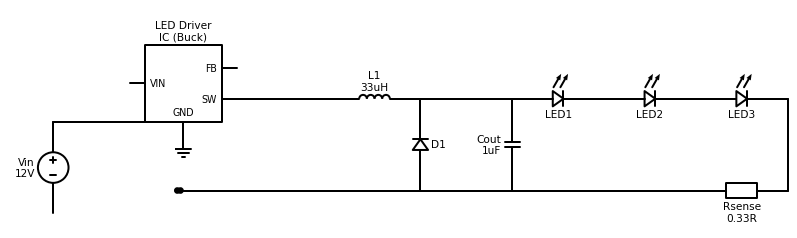

The script that drew this image:
# Demo schematic: simple buck-type constant-current LED driver
# Sample output to demonstrate schematic generation capability.
import schemdraw
import schemdraw.elements as elm

with schemdraw.Drawing(file='led_driver_demo.png', show=False) as d:
	d.config(unit=3, fontsize=12)

	# Input supply
	Vin = d.add(elm.SourceV().up().label('Vin\n12V'))
	d.add(elm.Line().right())

	# Controller IC (generic buck LED driver controller, e.g. similar to MP3302/AL8860 family)
	ic = d.add(elm.Ic(pins=[
			elm.IcPin(name='VIN', side='left'),
			elm.IcPin(name='SW', side='right'),
			elm.IcPin(name='FB', side='right'),
			elm.IcPin(name='GND', side='bottom'),
		], w=2.5, h=2.5).label('LED Driver\nIC (Buck)', loc='top'))

	# Switch node -> inductor -> LED string
	d.add(elm.Line().right().at(ic.SW))
	L1 = d.add(elm.Inductor().right().label('L1\n33uH'))

	# Freewheeling (catch) diode from switch node to ground
	d.push()
	D1 = d.add(elm.Diode().down().reverse().label('D1', loc='bottom'))
	d.add(elm.Line().left().to(ic.GND).dot())
	d.pop()

	# LED string (3x series LEDs) after inductor
	d.add(elm.Line().right())
	led1 = d.add(elm.LED().right().label('LED1'))
	led2 = d.add(elm.LED().right().label('LED2'))
	led3 = d.add(elm.LED().right().label('LED3'))

	# Current sense resistor back to FB pin, closing the loop to ground
	d.add(elm.Line().down())
	Rsense = d.add(elm.ResistorIEC().left().label('Rsense\n0.33R', loc='bottom'))
	d.add(elm.Line().left().to(ic.GND).dot())

	# Output capacitor across LED string for ripple filtering
	d.push()
	Cout = d.add(elm.Capacitor().down().at(led1.start).label('Cout\n1uF'))
	d.add(elm.Line().left().to(ic.GND))
	d.pop()

	# Ground reference symbol
	d.add(elm.Ground().at(ic.GND))

print('Schematic saved as led_driver_demo.png')
